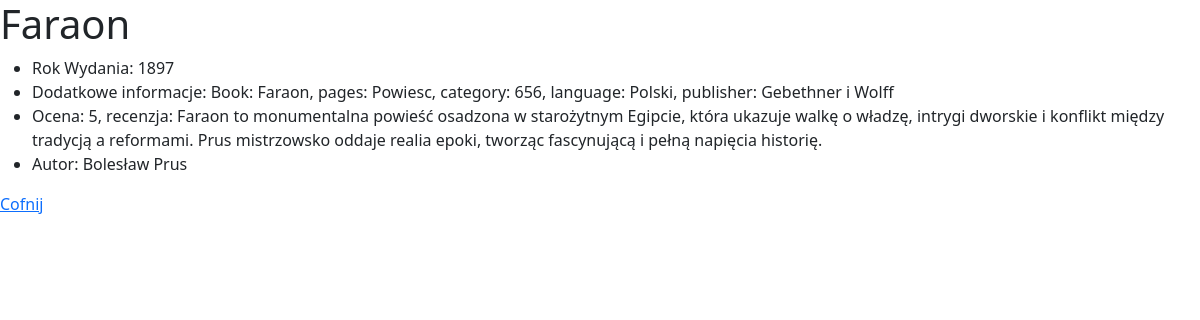
The page /book/14/ on the database as committed earlier.
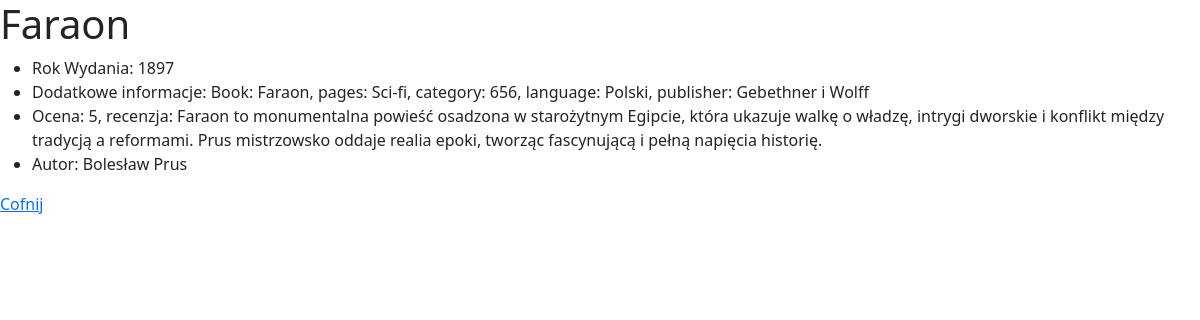
The same page on the database as committed later.
### books/models.py (models this page shows, shortened)
class Book(models.Model):
    title = models.CharField(max_length=255)
    publication_year = models.IntegerField()

class ExtraInfo(models.Model):
    CATEGORY = {
        (0, 'Powiesc'),
        (1, 'Naukowa'),
        (2, 'Sci-fi'),
        (3, 'Dramat')
    }
    pages = models.IntegerField()
    category = models.PositiveSmallIntegerField(choices=CATEGORY,null=True, blank=True)
    language = models.CharField(max_length=50)
    publisher = models.CharField(max_length=100)
    book = models.OneToOneField(Book, on_delete=models.CASCADE, null=True, blank=True)
    def __str__(self):
        for c in list(self.CATEGORY):
            if c[0] == self.category:
                gok = c[1]
        return "Book: {}, pages: {}, category: {}, language: {}, publisher: {}".format(self.book.title,
                gok, self.pages, self.language,  self.publisher)

### books/views.py (the view)
# urls.py: path('<int:book_id>/', one_book, name='one_book'),
def one_book(request, book_id):
    book = get_object_or_404(Book, pk=book_id)
    field_names = [b.name for b in Book._meta.get_fields()]
    for i,b in enumerate(field_names):
        if b == "review":
            field_names[i] = "review_set"
        elif b == "author":
            field_names[i] = "author_set"
        elif b == "extrainfo":
            field_names[i] = "extrainfo_set"
    return render(request, 'book/one-book.html', {'book': book, 'field_names': field_names})

### templates/book/one-book.html (shortened to what this page needs)
{% extends 'book/main.html' %}
{% block page %}
<h1>{{ book.title }}</h1>
<ul>
    <li>Rok Wydania: {{ book.publication_year }}</li>
    {% if book.extrainfo %}
    <li>Dodatkowe informacje: {{ book.extrainfo }} </li>
    {% endif %}
    {% for review in book.review_set.all %}
    <li>Ocena: {{ review.rate }}, recenzja: {{ review.notice }}</li>
    {% endfor %}
    {% for author in book.author_set.all %}
    <li>Autor: {{ author.first_name }} {{ author.last_name }}</li>
    {% endfor %}
</ul>
</body>
<a href="{% url 'all_books' %}">Cofnij</a>
{% endblock %}

Rows that differ between the two databases and show on the page:
changed through a linked row, Book: extrainfo "Book: Faraon, pages: Powiesc, category: 656, language: Polski, publisher: Gebethner i Wolff" → "Book: Faraon, pages: Sci-fi, category: 656, language: Polski, publisher: Gebethner i Wolff"
